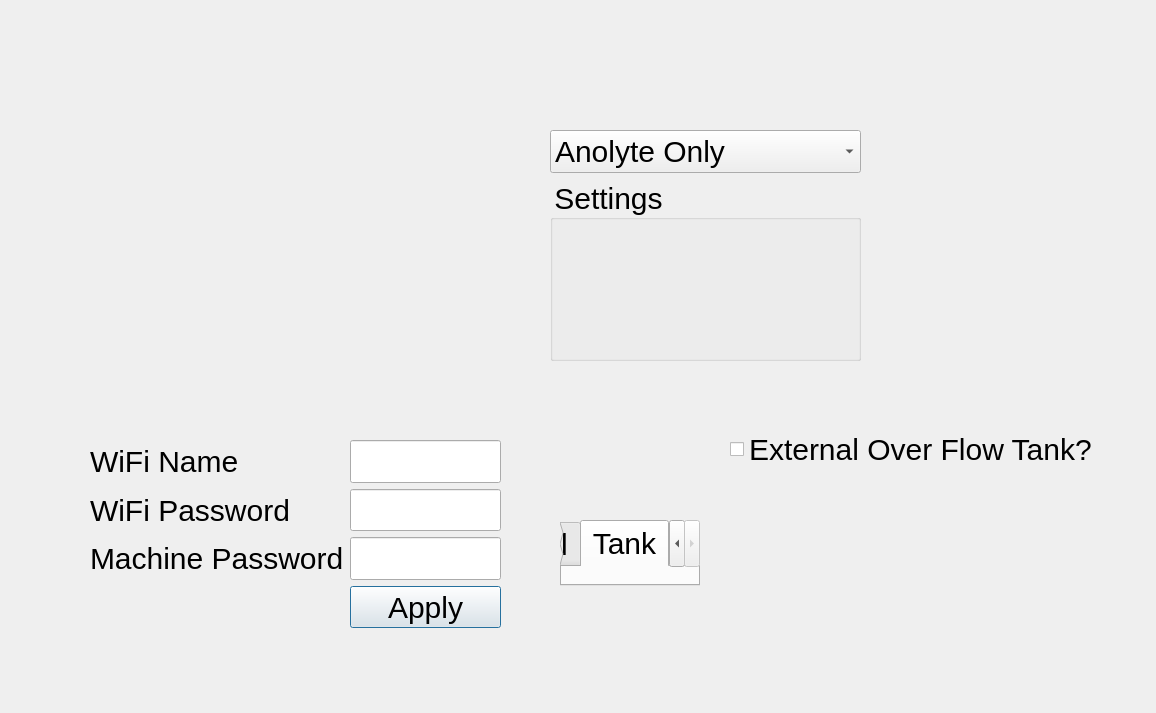
<?xml version="1.0" encoding="UTF-8"?>
<ui version="4.0">
 <class>SettingDlg</class>
 <widget class="QDialog" name="SettingDlg">
  <property name="geometry">
   <rect>
    <x>0</x>
    <y>0</y>
    <width>1156</width>
    <height>713</height>
   </rect>
  </property>
  <property name="windowTitle">
   <string>Dialog</string>
  </property>
  <property name="styleSheet">
   <string notr="true">QWidget{
	font-size: 30px;
}</string>
  </property>
  <widget class="QWidget" name="gridLayoutWidget">
   <property name="geometry">
    <rect>
     <x>80</x>
     <y>430</y>
     <width>431</width>
     <height>208</height>
    </rect>
   </property>
   <layout class="QGridLayout" name="generalLayout">
    <property name="leftMargin">
     <number>10</number>
    </property>
    <property name="topMargin">
     <number>10</number>
    </property>
    <property name="rightMargin">
     <number>10</number>
    </property>
    <property name="bottomMargin">
     <number>10</number>
    </property>
    <item row="0" column="1">
     <widget class="QLineEdit" name="lineEdit"/>
    </item>
    <item row="1" column="1">
     <widget class="QLineEdit" name="lineEdit_2"/>
    </item>
    <item row="2" column="1">
     <widget class="QLineEdit" name="lineEdit_3"/>
    </item>
    <item row="1" column="0">
     <widget class="QLabel" name="label_2">
      <property name="text">
       <string>WiFi Password</string>
      </property>
     </widget>
    </item>
    <item row="2" column="0">
     <widget class="QLabel" name="label_3">
      <property name="text">
       <string>Machine Password</string>
      </property>
     </widget>
    </item>
    <item row="0" column="0">
     <widget class="QLabel" name="label">
      <property name="text">
       <string>WiFi Name</string>
      </property>
     </widget>
    </item>
    <item row="3" column="1">
     <widget class="QPushButton" name="pushButton">
      <property name="text">
       <string>Apply</string>
      </property>
     </widget>
    </item>
   </layout>
  </widget>
  <widget class="QWidget" name="gridLayoutWidget_2">
   <property name="geometry">
    <rect>
     <x>540</x>
     <y>100</y>
     <width>331</width>
     <height>271</height>
    </rect>
   </property>
   <layout class="QGridLayout" name="tankLayout">
    <property name="leftMargin">
     <number>10</number>
    </property>
    <property name="topMargin">
     <number>30</number>
    </property>
    <property name="rightMargin">
     <number>10</number>
    </property>
    <property name="bottomMargin">
     <number>10</number>
    </property>
    <item row="0" column="0">
     <widget class="QComboBox" name="comboBox">
      <item>
       <property name="text">
        <string>Anolyte Only</string>
       </property>
      </item>
      <item>
       <property name="text">
        <string>Analyte &amp; Catholyte</string>
       </property>
      </item>
     </widget>
    </item>
    <item row="1" column="0">
     <widget class="QGroupBox" name="groupBox">
      <property name="title">
       <string>Settings</string>
      </property>
     </widget>
    </item>
   </layout>
  </widget>
  <widget class="QWidget" name="gridLayoutWidget_3">
   <property name="geometry">
    <rect>
     <x>720</x>
     <y>410</y>
     <width>383</width>
     <height>80</height>
    </rect>
   </property>
   <layout class="QGridLayout" name="settingLayout">
    <property name="leftMargin">
     <number>10</number>
    </property>
    <property name="topMargin">
     <number>10</number>
    </property>
    <property name="rightMargin">
     <number>10</number>
    </property>
    <property name="bottomMargin">
     <number>10</number>
    </property>
    <item row="0" column="0">
     <widget class="QCheckBox" name="checkBox">
      <property name="text">
       <string>External Over Flow Tank?</string>
      </property>
     </widget>
    </item>
   </layout>
  </widget>
  <widget class="QWidget" name="gridLayoutWidget_4">
   <property name="geometry">
    <rect>
     <x>550</x>
     <y>510</y>
     <width>160</width>
     <height>86</height>
    </rect>
   </property>
   <layout class="QGridLayout" name="mainLayout">
    <property name="leftMargin">
     <number>10</number>
    </property>
    <property name="topMargin">
     <number>10</number>
    </property>
    <property name="rightMargin">
     <number>10</number>
    </property>
    <property name="bottomMargin">
     <number>10</number>
    </property>
    <item row="0" column="0">
     <widget class="QTabWidget" name="tabWidget">
      <property name="currentIndex">
       <number>1</number>
      </property>
      <widget class="QWidget" name="generalTab">
       <attribute name="title">
        <string>General</string>
       </attribute>
      </widget>
      <widget class="QWidget" name="tankTab">
       <attribute name="title">
        <string>Tank</string>
       </attribute>
      </widget>
     </widget>
    </item>
   </layout>
  </widget>
 </widget>
 <resources/>
 <connections/>
</ui>
